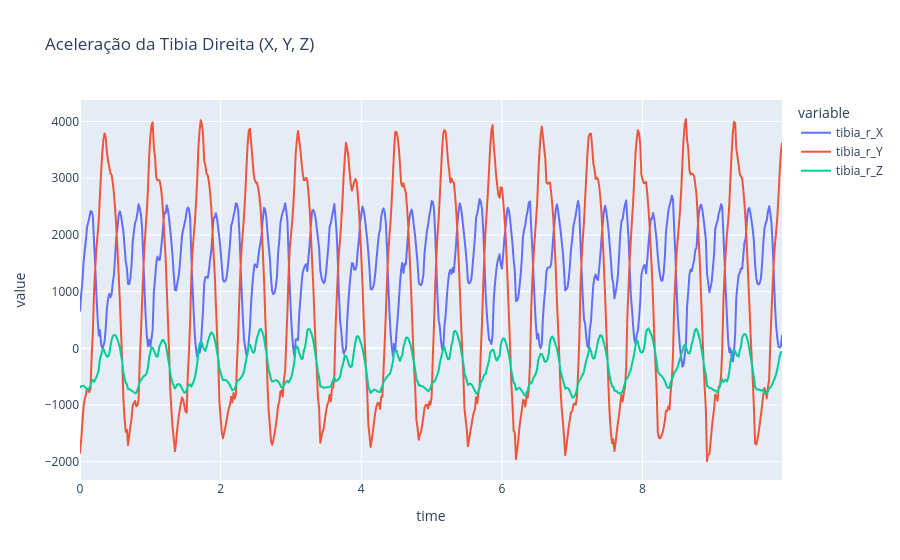

Here is the notebook cell this chart was saved with:
### Code cell
# Aceleração da tibia direita (X, Y, Z)
fig = px.line(df,
              x='time', 
              y=['tibia_r_X', 'tibia_r_Y', 'tibia_r_Z'], 
              title='Aceleração da Tibia Direita (X, Y, Z)')
fig.show()

### Figure 1 — Plotly figure (JSON) as saved in the notebook; plotly's stock layout.template omitted (floating-point values rounded to 4 significant figures; data arrays with more than 128 entries replaced by an {"elided": "..."} marker saying what was removed)
{"data": [{"hovertemplate": "variable=tibia_r_X<br>time=%{x}<br>value=%{y}<extra></extra>", "legendgroup": "tibia_r_X", "line": {"color": "#636efa", "dash": "solid"}, "marker": {"symbol": "circle"}, "mode": "lines", "name": "tibia_r_X", "showlegend": true, "type": "scattergl", "x": {"elided": "600 float values"}, "xaxis": "x", "y": {"elided": "600 float values"}, "yaxis": "y"}, {"hovertemplate": "variable=tibia_r_Y<br>time=%{x}<br>value=%{y}<extra></extra>", "legendgroup": "tibia_r_Y", "line": {"color": "#EF553B", "dash": "solid"}, "marker": {"symbol": "circle"}, "mode": "lines", "name": "tibia_r_Y", "showlegend": true, "type": "scattergl", "x": {"elided": "600 float values"}, "xaxis": "x", "y": {"elided": "600 float values"}, "yaxis": "y"}, {"hovertemplate": "variable=tibia_r_Z<br>time=%{x}<br>value=%{y}<extra></extra>", "legendgroup": "tibia_r_Z", "line": {"color": "#00cc96", "dash": "solid"}, "marker": {"symbol": "circle"}, "mode": "lines", "name": "tibia_r_Z", "showlegend": true, "type": "scattergl", "x": {"elided": "600 float values"}, "xaxis": "x", "y": {"elided": "600 float values"}, "yaxis": "y"}], "layout": {"legend": {"title": {"text": "variable"}, "tracegroupgap": 0}, "title": {"text": "Aceleração da Tibia Direita (X, Y, Z)"}, "xaxis": {"anchor": "y", "domain": [0, 1], "title": {"text": "time"}}, "yaxis": {"anchor": "x", "domain": [0, 1], "title": {"text": "value"}}}}
